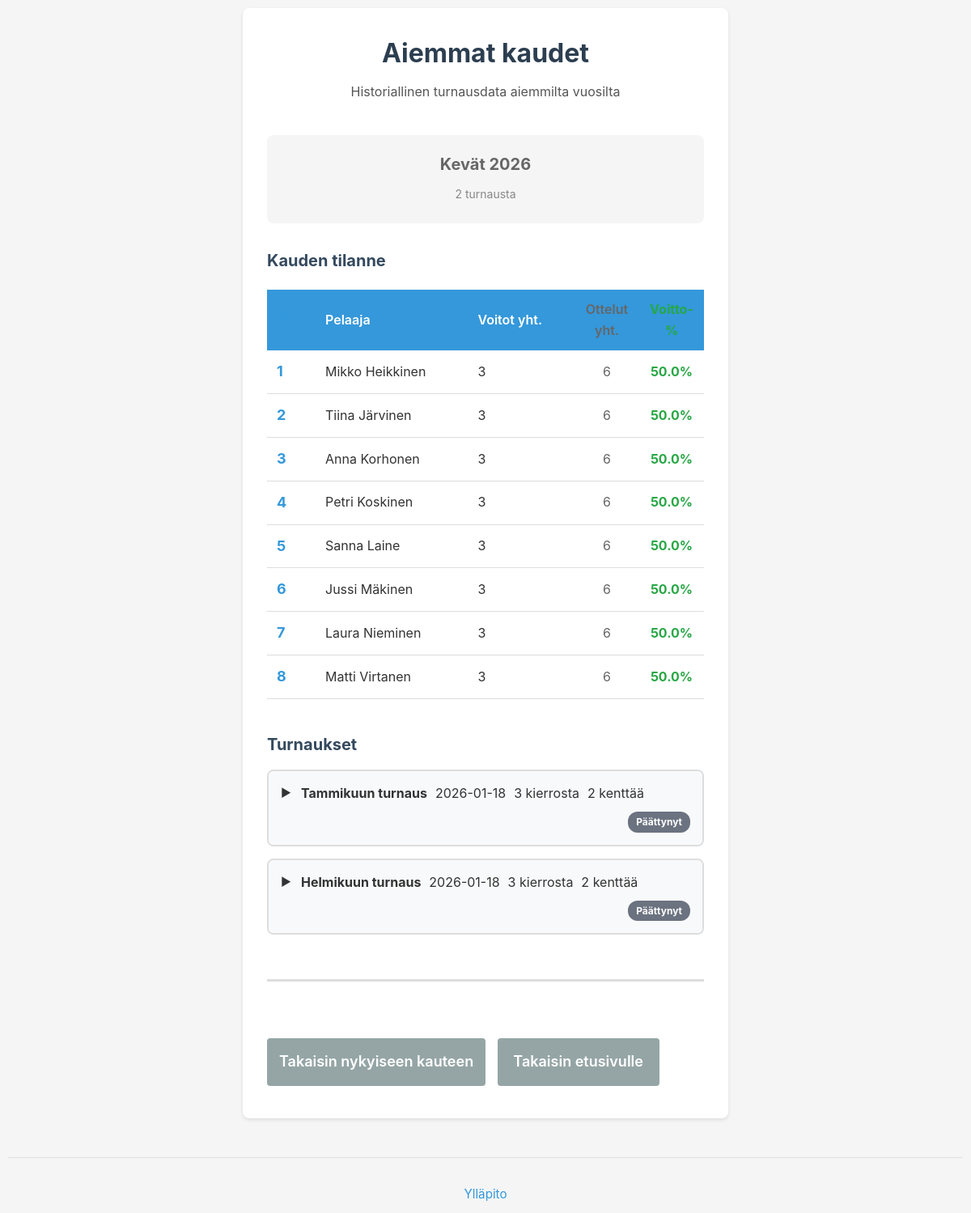
/leaderboard/history, run on the app's committed database.
### tables this page shows
CREATE TABLE seasons (
            id INTEGER PRIMARY KEY AUTOINCREMENT,
            name TEXT NOT NULL UNIQUE,
            is_current BOOLEAN DEFAULT 0,
            created_at TIMESTAMP DEFAULT CURRENT_TIMESTAMP,
            ended_at TIMESTAMP NULL
        );

CREATE TABLE player_registry (
            id INTEGER PRIMARY KEY AUTOINCREMENT,
            first_name TEXT NOT NULL CHECK(length(trim(first_name)) > 0 AND length(first_name) <= 100),
            last_name TEXT NOT NULL CHECK(length(trim(last_name)) > 0 AND length(last_name) <= 100),
            created_at TIMESTAMP DEFAULT CURRENT_TIMESTAMP,
            UNIQUE(first_name, last_name)
        );

CREATE TABLE tournaments (
            id INTEGER PRIMARY KEY AUTOINCREMENT,
            name TEXT NOT NULL,
            num_courts INTEGER NOT NULL,
            status TEXT DEFAULT 'setup',
            created_at TIMESTAMP DEFAULT CURRENT_TIMESTAMP
        , season_id INTEGER REFERENCES seasons(id), completed_at TIMESTAMP NULL, archived_at TIMESTAMP NULL);

### app.py (the view)
@app.route('/leaderboard/history')
def season_history():
    db = get_db_connection()
    archived_seasons = db.execute("""
        SELECT * FROM seasons
        WHERE is_current = 0
        ORDER BY ended_at DESC, created_at DESC
    """).fetchall()
    seasons_data = []
    for season in archived_seasons:
        tournaments = db.execute("""
            SELECT * FROM tournaments
            WHERE season_id = ?
            ORDER BY created_at ASC
        """, (season['id'],)).fetchall()
        season_stats = db.execute("""
            SELECT
                pr.id,
                pr.first_name,
                pr.last_name,
                COUNT(DISTINCT CASE WHEN s.points = 3 THEN m.id END) as total_wins,
                COUNT(DISTINCT m.id) as total_matches,
                ROUND(
                    CAST(COUNT(DISTINCT CASE WHEN s.points = 3 THEN m.id END) AS FLOAT) /
                    NULLIF(COUNT(DISTINCT m.id), 0) * 100,
                    1
                ) as win_rate,
                COALESCE(SUM(s.points), 0) as total_points
            FROM player_registry pr
            LEFT JOIN matches m ON (
                pr.id = m.player1_id OR
                pr.id = m.player2_id OR
                pr.id = m.player3_id OR
                pr.id = m.player4_id
            )
            LEFT JOIN rounds r ON m.round_id = r.id
            LEFT JOIN tournaments t ON r.tournament_id = t.id
            LEFT JOIN scores s ON (s.match_id = m.id AND s.player_id = pr.id)
            WHERE t.season_id = ?
              AND m.completed = 1
            GROUP BY pr.id, pr.first_name, pr.last_name
            HAVING total_matches > 0
            ORDER BY total_points DESC, win_rate DESC, pr.last_name ASC
        """, (season['id'],)).fetchall()
        tournaments_with_stats = []
        for tournament in tournaments:
            tournament_stats = get_tournament_leaderboard(tournament['id'])
            tournaments_with_stats.append({
                'tournament': tournament,
                'stats': tournament_stats
            })
        seasons_data.append({
            'season': season,
            'season_stats': season_stats,
            'tournaments': tournaments_with_stats,
            'tournament_count': len(tournaments)
        })
    return render_template('season_history.html',
                         seasons_data=seasons_data,
                         has_previous_seasons=len(archived_seasons) > 0)

### app.py (called while the page is built)
def get_db_connection():
    if 'db' not in g:
        g.db = get_db()
    return g.db

@app.before_request
def check_admin_session():
    if request.path.startswith('/admin') and request.path not in ['/admin/login', '/admin/setup']:
        if not session.get('logged_in_as_admin'):
            return redirect('/admin/login')
        last_activity_str = session.get('last_activity')
        if last_activity_str:
            last_activity = datetime.fromisoformat(last_activity_str)
            if datetime.now() - last_activity > timedelta(minutes=30):
                session.clear()
                flash('Session expired. Please log in again.')
                return redirect('/admin/login')
        session['last_activity'] = datetime.now().isoformat()

### database.py (called while the page is built)
def get_db():
    try:
        from flask import current_app
        db_path = current_app.config.get('DATABASE', DATABASE)
    except (ImportError, RuntimeError):
        db_path = DATABASE
    uri_mode = db_path.startswith('file:')
    conn = sqlite3.connect(db_path, uri=uri_mode)
    conn.row_factory = sqlite3.Row  # Returns rows as dictionaries
    return conn

### templates/season_history.html (shortened to what this page needs)
<!DOCTYPE html>
<html lang="fi">
<head>
    <link rel="stylesheet" href="{{ url_for('static', filename='css/style.css') }}">
</head>
<body>
    <div class="container">
        <div class="page-header">
            <h1>Aiemmat kaudet</h1>
            <p class="info-text">Historiallinen turnausdata aiemmilta vuosilta</p>
        </div>
        {% if seasons_data %}
            {% for season_data in seasons_data %}
            <div class="season-section">
                <div class="season-header">
                    <h2>{{ season_data.season.name }}</h2>
                    <div class="season-meta">{{ season_data.tournament_count }} turnaus{{ 'ta' if season_data.tournament_count != 1 else '' }}</div>
                </div>
                <h2>Kauden tilanne</h2>
                {% if season_data.season_stats %}
                <table class="leaderboard">
                    <thead>
                        <tr>
                            <th class="rank">Sija</th>
                            <th>Pelaaja</th>
                            <th class="wins">Voitot yht.</th>
                            <th class="matches">Ottelut yht.</th>
                            <th class="win-rate">Voitto-%</th>
                        </tr>
                    </thead>
                    <tbody>
                        {% for player in season_data.season_stats %}
                        <tr>
                            <td class="rank">{{ loop.index }}</td>
                            <td class="player-name">{{ player['first_name'] }} {{ player['last_name'] }}</td>
                            <td class="wins">{{ player['total_wins'] }}</td>
                            <td class="matches">{{ player['total_matches'] }}</td>
                            <td class="win-rate">
                                {% if player['win_rate'] %}
                                    {{ player['win_rate'] }}%
                                {% else %}
                                    -
                                {% endif %}
                            </td>
                        </tr>
                        {% endfor %}
                    </tbody>
                </table>
                {% else %}
                <div class="empty-state">
                    <p>Ei pelattuja otteluita tällä kaudella.</p>
                </div>
                {% endif %}
                {% if season_data.tournaments %}
                <div class="tournaments-section">
                    <h2>Turnaukset</h2>
                    {% for item in season_data.tournaments %}
                    {% set tournament = item['tournament'] %}
                    {% set stats = item['stats'] %}
                    <div class="tournament-card">
                        <div class="tournament-header" onclick="toggleTournament({{ season_data.season.id }}, {{ tournament['id'] }})">
                            <span class="toggle-icon" id="icon-{{ season_data.season.id }}-{{ tournament['id'] }}">▶</span>
                            <span><strong>{{ tournament['name'] }}</strong></span>
                            <span>{{ tournament['created_at'][:10] }}</span>
                            <span>{{ stats['rounds'] }} kierros{{ 'ta' if stats['rounds'] != 1 else '' }}</span>
                            <span>{{ tournament['num_courts'] }} kenttä{{ 'ä' if tournament['num_courts'] != 1 else '' }}</span>
                            <span class="badge {{ 'active' if tournament['status'] == 'active' else 'completed' }}">
                                {% if tournament['status'] == 'active' %}Käynnissä{% else %}Päättynyt{% endif %}
                            </span>
                        </div>
                    </div>
                    {% endfor %}
                </div>
                {% endif %}
            </div>
            {% endfor %}
        {% else %}
        <div class="empty-state">
            <p>Ei aiempia kausia. Historiallinen data näkyy täällä kun sinulla on turnauksia aiemmilta vuosilta.</p>
        </div>
        {% endif %}
        <div class="actions">
            <a href="{{ url_for('season_leaderboard') }}" class="btn btn-secondary">Takaisin nykyiseen kauteen</a>
            <a href="/" class="btn btn-secondary">Takaisin etusivulle</a>
        </div>
    </div>
    <div class="admin-footer">
        <a href="{{ url_for('admin_dashboard') }}">Ylläpito</a>
    </div>
</body>
</html>

### static/css/style.css (style rules this page uses)
* { margin: 0; padding: 0; box-sizing: border-box; }
body { font-family: -apple-system, BlinkMacSystemFont, 'Segoe UI', Roboto, Oxygen, Ubuntu, Cantarell, sans-serif; background: #f5f5f5; padding: 10px; line-height: 1.6; color: #333; position: relative; }
body::before { content: ''; position: fixed; top: 50%; left: 50%; transform: translate(-50%, -50%); width: 300px; height: 300px; background-image: url('../images/padel-paroni-logo.png'); background-size: contain; background-repeat: no-repeat; background-position: center; opacity: 0.06; pointer-events: none; z-index: -1; }
.container { max-width: 600px; margin: 0 auto; background: white; padding: 20px; border-radius: 8px; box-shadow: 0 2px 4px rgba(0,0,0,0.1); }
h1 { color: #2c3e50; margin-bottom: 10px; font-size: 28px; }
h2 { color: #34495e; margin-bottom: 15px; font-size: 20px; }
.welcome-text, .info-text { margin-bottom: 20px; color: #555; font-size: 16px; }
.btn-primary, .btn-secondary, .btn-warning, .btn-danger { display: inline-block; width: 100%; padding: 15px; margin: 10px 0; border: none; border-radius: 4px; font-size: 18px; font-weight: 600; text-align: center; text-decoration: none; cursor: pointer; transition: background 0.2s; }
.btn-secondary { background: #95a5a6; color: white; }
.matches { margin: 20px 0; }
.actions { margin-top: 15px; }
.leaderboard { width: 100%; border-collapse: collapse; margin: 20px 0; }
.leaderboard th { background: #3498db; color: white; padding: 12px; text-align: left; font-weight: 600; }
.leaderboard td { padding: 12px; border-bottom: 1px solid #ddd; }
.leaderboard .rank { font-weight: bold; width: 60px; color: #3498db; font-size: 18px; }
.leaderboard .player-name { font-size: 16px; }
.leaderboard .matches { width: 80px; text-align: center; color: #666; }
.leaderboard .win-rate { width: 80px; text-align: center; color: #28a745; font-weight: bold; }
@media (min-width: 768px) { .container { padding: 30px; } }
@media (min-width: 768px) { h1 { font-size: 32px; } }
@media (min-width: 768px) { .btn-primary, .btn-secondary, .btn-warning, .btn-danger { width: auto; min-width: 200px; display: inline-block; margin-right: 10px; } }

### templates/season_history.html (style rules this page uses)
.season-section { margin-bottom: 60px; padding-bottom: 40px; border-bottom: 3px solid #ddd; }
.season-header { text-align: center; margin-bottom: 30px; padding: 20px; background: #f5f5f5; border-radius: 8px; }
.season-header h2 { color: #666; margin: 0 0 10px 0; }
.season-meta { color: #888; font-size: 14px; margin: 5px 0; }
.tournaments-section { margin-top: 40px; }
.tournament-card { background: white; border: 2px solid #ddd; border-radius: 8px; margin-bottom: 15px; overflow: hidden; }
.tournament-header { padding: 15px; background: #f8f9fa; cursor: pointer; display: flex; align-items: center; gap: 10px; flex-wrap: wrap; }
.toggle-icon { font-size: 14px; min-width: 15px; }
.badge { display: inline-block; padding: 3px 10px; border-radius: 12px; font-size: 12px; font-weight: bold; margin-left: auto; }
.badge.completed { background: #6b7280; color: white; }
.page-header { text-align: center; margin-bottom: 40px; }
.admin-footer { margin-top: 3rem; padding-top: 2rem; border-top: 1px solid #e0e0e0; text-align: center; }
.admin-footer a { color: #3498db; text-decoration: none; font-size: 0.95rem; }

### data on the page
seasons: season.name "Kevät 2026"
player_registry: first_name "Mikko", last_name "Heikkinen", total_wins "3", total_matches "6", win_rate "50.0"
player_registry: first_name "Tiina", last_name "Järvinen", total_wins "3", total_matches "6", win_rate "50.0"
player_registry: first_name "Anna", last_name "Korhonen", total_wins "3", total_matches "6", win_rate "50.0"
player_registry: first_name "Petri", last_name "Koskinen", total_wins "3", total_matches "6", win_rate "50.0"
player_registry: first_name "Sanna", last_name "Laine", total_wins "3", total_matches "6", win_rate "50.0"
player_registry: first_name "Jussi", last_name "Mäkinen", total_wins "3", total_matches "6", win_rate "50.0"
player_registry: first_name "Laura", last_name "Nieminen", total_wins "3", total_matches "6", win_rate "50.0"
player_registry: first_name "Matti", last_name "Virtanen", total_wins "3", total_matches "6", win_rate "50.0"
tournaments: name "Tammikuun turnaus", created_at "2026-01-18", num_courts "2", num_courts "ä"
tournaments: name "Helmikuun turnaus", created_at "2026-01-18", num_courts "2", num_courts "ä"

### other printed values
{{ season_data.tournament_count }} "2"
{{ 'ta' if season_data.tournament_count != 1 else '' }} "ta"
{{ stats['rounds'] }} "3" "3"
{{ 'ta' if stats['rounds'] != 1 else '' }} "ta" "ta"
